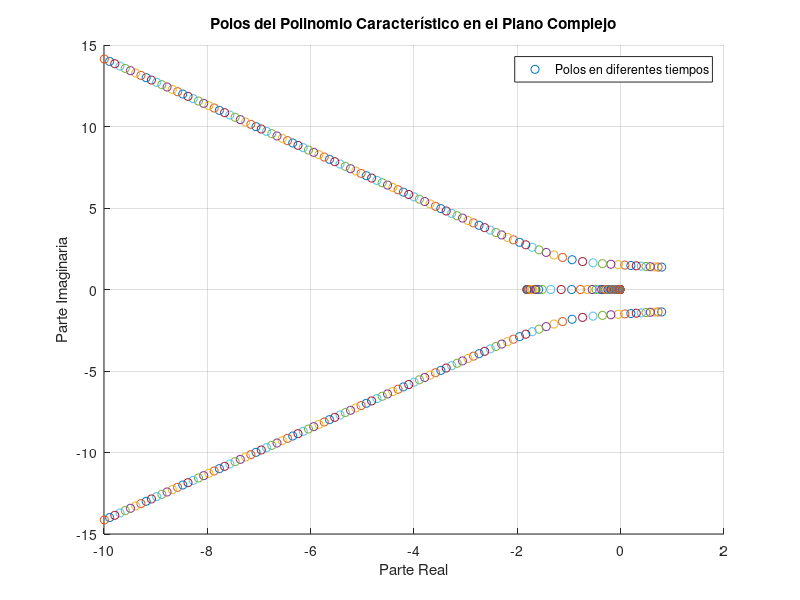

MATLAB code to generate this figure:
% Definir el rango de tiempo
t = linspace(0, 10, 100); % de 0 a 10 segundos, con 100 puntos

% Inicializar matrices para almacenar los polos
all_poles = [];

for i = 1:length(t)
    % Definir los coeficientes del polinomio característico en función del tiempo t
    % Por ejemplo, un polinomio de tercer grado: a3*t^2 + a2*t + a1 + a0
    a3 = 1; % Coeficiente constante
    a2 = 2 * t(i); % Ejemplo: coeficiente lineal en t
    a1 = 3 * t(i)^2; % Ejemplo: coeficiente cuadrático en t
    a0 = 4; % Coeficiente constante

    % Crear el vector de coeficientes del polinomio
    p = [a3 a2 a1 a0];
    
    % Calcular las raíces del polinomio (los polos)
    poles = roots(p);
    
    % Almacenar los polos
    all_poles = [all_poles; poles.'];
end

% Graficar los polos en el plano complejo
figure;
hold on;
for i = 1:length(t)
    plot(real(all_poles(i,:)), imag(all_poles(i,:)), 'o');
end
xlabel('Parte Real');
ylabel('Parte Imaginaria');
title('Polos del Polinomio Característico en el Plano Complejo');
grid on;
hold off;

% Añadir una leyenda y etiquetas si es necesario
legend('Polos en diferentes tiempos');
